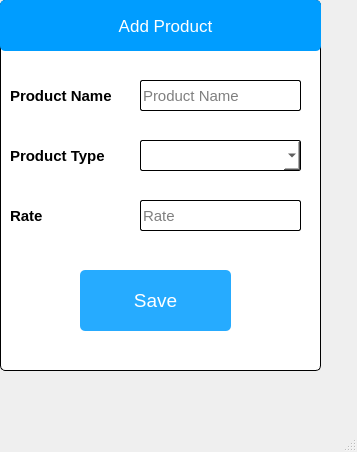
<?xml version="1.0" encoding="UTF-8"?>
<ui version="4.0">
 <class>MainWindow</class>
 <widget class="QMainWindow" name="MainWindow">
  <property name="geometry">
   <rect>
    <x>0</x>
    <y>0</y>
    <width>357</width>
    <height>452</height>
   </rect>
  </property>
  <property name="windowTitle">
   <string>MainWindow</string>
  </property>
  <widget class="QWidget" name="centralwidget">
   <widget class="QWidget" name="widget" native="true">
    <property name="geometry">
     <rect>
      <x>0</x>
      <y>0</y>
      <width>321</width>
      <height>371</height>
     </rect>
    </property>
    <property name="styleSheet">
     <string notr="true">background-color: rgb(255, 255, 255);
border-radius : 5px;
border : 1px solid black;</string>
    </property>
    <widget class="QLabel" name="label_4">
     <property name="geometry">
      <rect>
       <x>10</x>
       <y>70</y>
       <width>131</width>
       <height>51</height>
      </rect>
     </property>
     <property name="font">
      <font>
       <pointsize>11</pointsize>
       <weight>75</weight>
       <bold>true</bold>
      </font>
     </property>
     <property name="styleSheet">
      <string notr="true">border : 0px;</string>
     </property>
     <property name="text">
      <string>Product Name</string>
     </property>
    </widget>
    <widget class="QLineEdit" name="lineEdit_5">
     <property name="geometry">
      <rect>
       <x>140</x>
       <y>80</y>
       <width>161</width>
       <height>31</height>
      </rect>
     </property>
     <property name="font">
      <font>
       <pointsize>11</pointsize>
      </font>
     </property>
     <property name="styleSheet">
      <string notr="true">background-color : white;
border-radius:2px;
border: 1px solid black;</string>
     </property>
     <property name="placeholderText">
      <string>Product Name</string>
     </property>
    </widget>
    <widget class="QWidget" name="widget_3" native="true">
     <property name="geometry">
      <rect>
       <x>0</x>
       <y>0</y>
       <width>321</width>
       <height>51</height>
      </rect>
     </property>
     <property name="styleSheet">
      <string notr="true">background-color: rgb(0, 157, 255);
border : 0px;
border-radius : 5px;
</string>
     </property>
     <widget class="QLabel" name="label_9">
      <property name="geometry">
       <rect>
        <x>90</x>
        <y>0</y>
        <width>151</width>
        <height>51</height>
       </rect>
      </property>
      <property name="font">
       <font>
        <pointsize>13</pointsize>
       </font>
      </property>
      <property name="styleSheet">
       <string notr="true">color : white;
border : 0px;</string>
      </property>
      <property name="text">
       <string>Add Product</string>
      </property>
      <property name="alignment">
       <set>Qt::AlignCenter</set>
      </property>
     </widget>
    </widget>
    <widget class="QPushButton" name="pushButton_2">
     <property name="geometry">
      <rect>
       <x>80</x>
       <y>270</y>
       <width>151</width>
       <height>61</height>
      </rect>
     </property>
     <property name="font">
      <font>
       <pointsize>14</pointsize>
      </font>
     </property>
     <property name="styleSheet">
      <string notr="true">border-radius : 5px;
color : white;
background-color: rgb(38, 171, 255);
border : 0px</string>
     </property>
     <property name="text">
      <string>Save</string>
     </property>
    </widget>
    <widget class="QLabel" name="label_5">
     <property name="geometry">
      <rect>
       <x>10</x>
       <y>130</y>
       <width>131</width>
       <height>51</height>
      </rect>
     </property>
     <property name="font">
      <font>
       <pointsize>11</pointsize>
       <weight>75</weight>
       <bold>true</bold>
      </font>
     </property>
     <property name="styleSheet">
      <string notr="true">border : 0px;</string>
     </property>
     <property name="text">
      <string>Product Type</string>
     </property>
    </widget>
    <widget class="QComboBox" name="comboBox">
     <property name="geometry">
      <rect>
       <x>140</x>
       <y>140</y>
       <width>161</width>
       <height>31</height>
      </rect>
     </property>
     <property name="font">
      <font>
       <pointsize>11</pointsize>
      </font>
     </property>
     <property name="styleSheet">
      <string notr="true">background-color : white;
border-radius:2px;
border: 1px solid black;</string>
     </property>
    </widget>
    <widget class="QLabel" name="label_6">
     <property name="geometry">
      <rect>
       <x>10</x>
       <y>190</y>
       <width>131</width>
       <height>51</height>
      </rect>
     </property>
     <property name="font">
      <font>
       <pointsize>11</pointsize>
       <weight>75</weight>
       <bold>true</bold>
      </font>
     </property>
     <property name="styleSheet">
      <string notr="true">border : 0px;</string>
     </property>
     <property name="text">
      <string>Rate</string>
     </property>
    </widget>
    <widget class="QLineEdit" name="lineEdit_6">
     <property name="geometry">
      <rect>
       <x>140</x>
       <y>200</y>
       <width>161</width>
       <height>31</height>
      </rect>
     </property>
     <property name="font">
      <font>
       <pointsize>11</pointsize>
      </font>
     </property>
     <property name="styleSheet">
      <string notr="true">background-color : white;
border-radius:2px;
border: 1px solid black;</string>
     </property>
     <property name="placeholderText">
      <string>Rate</string>
     </property>
    </widget>
   </widget>
  </widget>
  <widget class="QMenuBar" name="menubar">
   <property name="geometry">
    <rect>
     <x>0</x>
     <y>0</y>
     <width>357</width>
     <height>21</height>
    </rect>
   </property>
  </widget>
  <widget class="QStatusBar" name="statusbar"/>
 </widget>
 <resources/>
 <connections/>
</ui>
